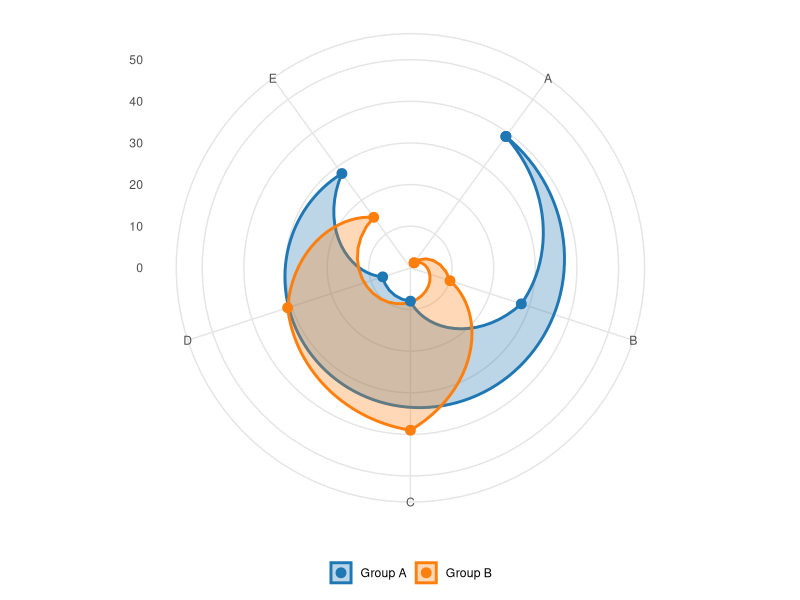

Source code (R):
## ---- chunk 1
#| label: fig-spider
#| echo: false
#| warning: false
#| message: false
#| fig-cap: "Gráfico radar comparando Group A y Group B en cinco variables"
#| fig-width: 6
#| fig-height: 6

library(ggplot2)

# Crear datos para el gráfico radar/polar
df <- data.frame(
  group = rep(c('Group A', 'Group B'), each = 6),
  variable = rep(c('A', 'B', 'C', 'D', 'E', 'A'), 2),
  value = c(39, 28, 8, 7, 28, 39,  # Group A
            1.5, 10, 39, 31, 15, 1.5)  # Group B
)

# Crear gráfico polar con ggplot2
ggplot(df, aes(x = variable, y = value, group = group, color = group, fill = group)) +
  geom_polygon(alpha = 0.3, size = 1) +
  geom_point(size = 3) +
  coord_polar() +
  ylim(0, 50) +
  scale_color_manual(values = c("Group A" = "#1f77b4", "Group B" = "#ff7f0e")) +
  scale_fill_manual(values = c("Group A" = "#1f77b4", "Group B" = "#ff7f0e")) +
  theme_minimal() +
  theme(
    axis.title = element_blank(),
    legend.position = "bottom",
    legend.title = element_blank(),
    panel.grid.major = element_line(color = "gray90"),
    panel.grid.minor = element_blank()
  ) +
  labs(title = NULL)
